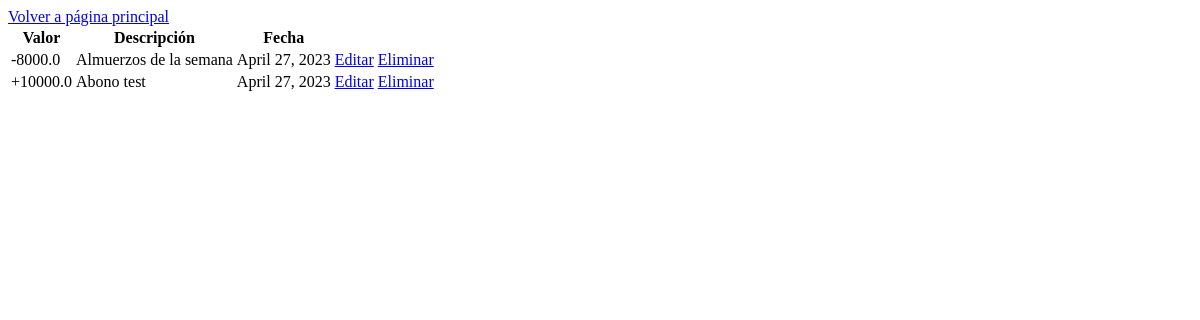
Before: /list/ (signed in) with the older database file.
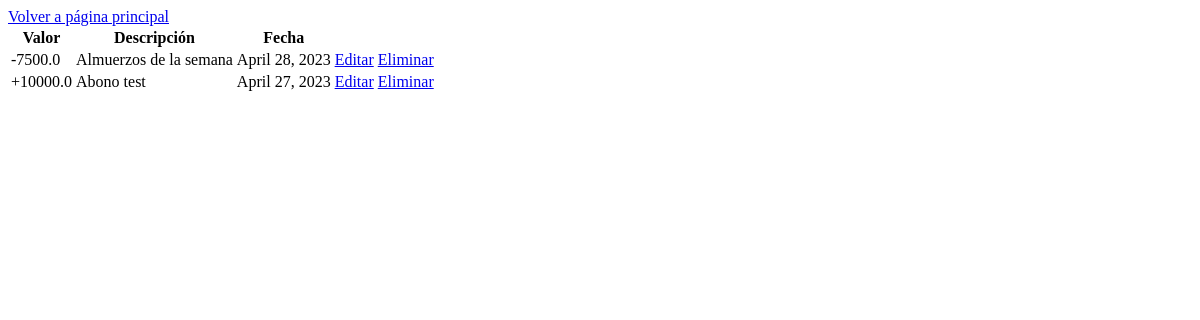
After: the same page with the newer database file.
### finanzapp/models.py (models this page shows)
class Transaction(models.Model):
    user = models.ForeignKey(User, on_delete=models.CASCADE, related_name="transactions")
    types = [('spend', 'gasto'), ('deposit', 'abono')]
    type = models.CharField(choices=types, max_length=100)
    description = models.TextField(max_length=500)
    amount = models.FloatField(default=0)
    date = models.DateField(default=timezone.now().strftime("%Y-%m-%d"))

### finanzapp/views.py (the view)
# urls.py: path('list/', list_transactions, name='list'),
def list_transactions(request):
    if request.user.is_authenticated:
        transactions = Transaction.objects.filter(user = request.user)
        return render(request, "listado.html", {"transactions": transactions})
    else:
        return redirect('login')

### finanzapp/templates/listado.html (shortened to what this page needs)
<!DOCTYPE html>
<html lang="en">
<head>
</head>
<body>
    <div>
        <a href="{% url 'index'%}">Volver a página principal</a>
    </div>
    <div>
        <table>
            <thead>
                <tr>
                    <th scope="col">Valor</th>
                    <th scope="col">Descripción</th>
                    <th scope="col">Fecha</th>
                </tr>
            </thead>
            <tbody>
            {% for transaction in transactions %}
                <tr>
                    {% if transaction.type == "spend" %}
                    <td>-{{transaction.amount}}</td>
                    {% else %}
                    <td>+{{transaction.amount}}</td>
                    {% endif %}
                    <td>{{transaction.description}}</td>
                    <td>{{transaction.date}}</td>
                    <td><a class="btn btn-warning" href="/editTrans/{{ transaction.id }}"> Editar </a></td>
                    <td><a class="btn btn-danger" href="/eliminarTrans/{{ transaction.id }}"> Eliminar </a></td>
                </tr>
            {% endfor %}
            </tbody>
        </table>
    </div>
</body>
</html>

Changed rows visible on the page:
changed Transaction "Almuerzos de la semana": amount "8000.0" → "7500.0"; date "April 27, 2023" → "April 28, 2023"
